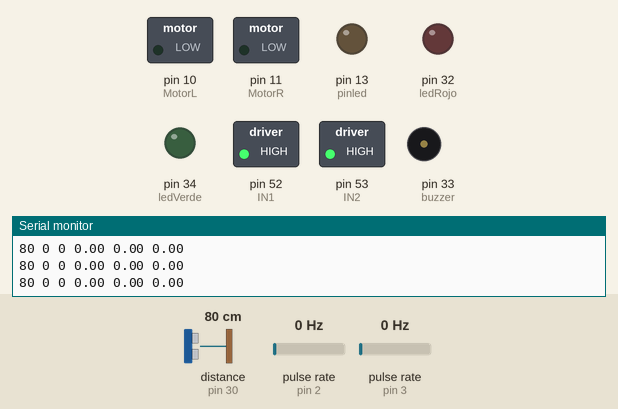
Recording of a sketch running on a simulated Arduino Mega 2560, built with avr-gcc and run on an emulated ATmega2560. Parts: switched loads named in the sketch (green lamp = pin HIGH), output pins drawn as LEDs (lit = HIGH), buzzer (waves = sounding, pin HIGH), the last lines printed to the serial monitor. Wiring (inferred from the names in the program): ultrasonic range finder: trigger pin 31; echo pin 30; 2 × pulse sensor: data pin 2 / data pin 3. The inputs (shaded band) are chosen by the test bench; at power-on: distance to the obstacle (sensor on pin 30) 80 cm, pulse rate (sensors on pin 2, pin 3) 0 Hz. The echo pulse lasts 58.3 µs per cm; pins used as bus, display or sensor lines are not drawn.

Above: at 1.2 s.
1.3 s: distance to the obstacle (sensor on pin 30) set to 120 cm
4.3 s: pulse rate (sensor on pin 2) set to 150 Hz
7.3 s: pulse rate (sensor on pin 3) set to 19 Hz
10.3 s: pulse rate (sensor on pin 3) set to 24 Hz
At 12.2 s:
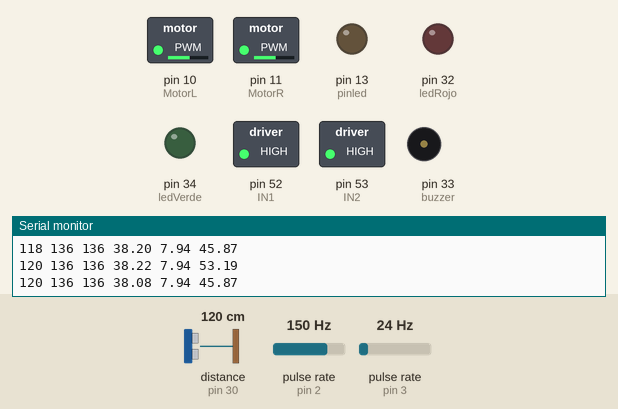
13.3 s: pulse rate (sensor on pin 2) set to 50 Hz
At 14.9 s:
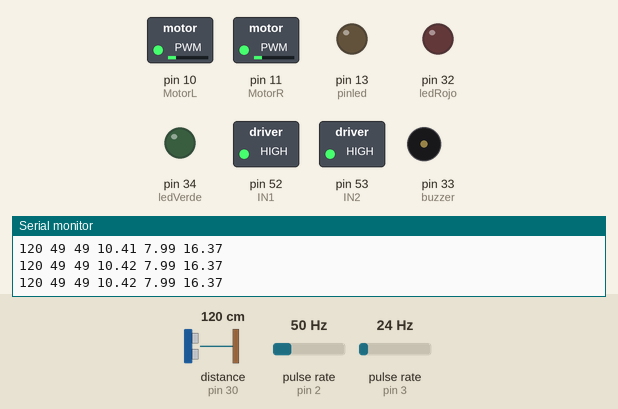
16.3 s: pulse rate (sensor on pin 2) set to 196 Hz
At 17.66 s:
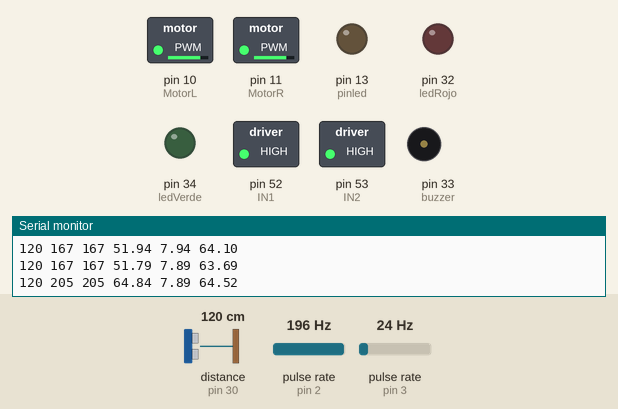
Timing chart, 0 to 20.3 s (numbered marks = the images above; inputs shaded):
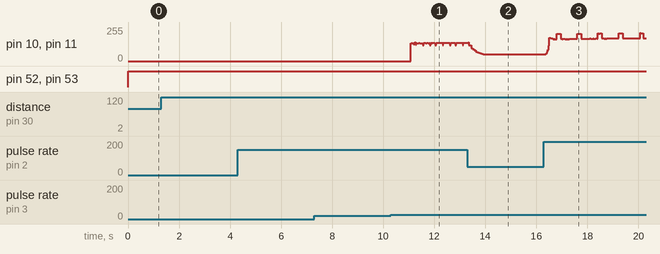

Measured:
- the behaviour switches between 21 and 22 Hz on pulse rate (sensor on pin 3) (found by bisection; images 0 and 1)

The sketch:

main.ino
```cpp
int N = 20;                                              // nùmero de ranuras del encoder
float diametro = 6.8;                                    // diametro de la llanta cm
int contadorTicks = 3;                                  // nùmero de ticks para calculo de velocidad
int tam = 10;                                       // tamaño del vector del calculo de promedio, se debe descomentar la linea que se vaya a usar
int IN1 = 52;
int IN2 = 53;
float errorP = 0;
float errorI = 0;
float errorD = 0;
float errorL = 0;                                  // error variables
float Kp = 0.5;                                          // Contante proporcional control
int PWMr = 0;                                           // PWM de la llanta derecha (señal de control llanta derecha)
int PWMl = 0;                                           // PWM de la llanta izquierda (señal de control llanta izquierda)
double Ki = 0.00002;
double Kd = 0.1;
int PWMmax=255;                                          // PWM màximo
int PWMmin=0;                                           // PWM mìnimo
float Ve=1;
int MotorL=10;
int MotorR=11;
int T;
volatile unsigned muestreoActual = 0;                     // variables para definiciòn del tiempo de muestreo
volatile unsigned muestreoAnterior = 0;
volatile unsigned deltaMuestreo = 0;
volatile unsigned CT = 0;
volatile unsigned ET = 0;
volatile unsigned PT = 0;
int k = 10;
///------------------------------- Variables del robot  ---------------------------------------------

float longitud = 13.4;                                   // longitud del robot entre llantas
float V = 0;                                             // Velocidad lineal del carro
float PID = 0;                                             // Velocidad Angular del carro

///------------------------------- Variables de motor derecho---------------------------------------------


volatile unsigned muestreoActualInterrupcionR = 0;        // variables para definiciòn del tiempo de interrupciòn y calculo de la velocidad motor derecho
volatile unsigned muestreoAnteriorInterrupcionR = 0;
double deltaMuestreoInterrupcionR = 0;

int encoderR = 3;   // pin de conexiòn del encoder derecho
int llantaR = 900;      // pin de conexiòn de llanta derecha   (pin de PWM)

double frecuenciaR = 0;                                  // frecuencia de interrupciòn llanta R
double Wr = 0;                                           // Velocidad angular R
double Vr = 0;                                           // velocidad Lineal
int CR = 0;                                             // contador ticks
float vectorR[] = {0, 0, 0, 0, 0, 0, 0, 0, 0, 0};    // vector de almacenamiento de datos para promedio del tiempo de interrupciones

float Rdistancia = 0;                                    // distancia recorrida llanta derecha
int Rtick = 0;                                           // ticks del encoder derecho
int RtickAnt = 0;                                        // ticks del encoder derecho anteriores
int deltaRtick = 0;                                      // diferencia del encoder derecho

//------------------------------  Variables de motor Izquierdo ------------------------------------------------

volatile unsigned muestreoActualInterrupcionL = 0;        // variables para definiciòn del tiempo de interrupciòn y calculo de la velocidad motor Izquierdo
volatile unsigned muestreoAnteriorInterrupcionL = 0;
double deltaMuestreoInterrupcionL = 0;

int encoderL = 2;   // pin de conexiòn del encoder Izquierdo
int llantaL = 900;      // pin de conexiòn de llanta Izquierda   (pin de PWM)

double frecuenciaL = 0;                                  // frecuencia de interrupciòn llanta Izquierda
double Wl = 0;                                           // Velocidad angular L
double Vl = 0;                                           // velocidad Lineal
int CL = 0;                                              // contador Ticks
float vectorL[] = {0, 0, 0, 0, 0, 0, 0, 0, 0, 0};    // vector de almacenamiento de datos para promedio del tiempo de interrupciones

float Ldistancia = 0;                                    // distancia recorrida llanta izquierda
int Ltick = 0;                                           // ticks del encoder izquierdo
int LtickAnt = 0;                                        // ticks del encoder izquier anteriores
int deltaLtick = 0;                                      // diferencia del encoder izquierdo


//-------------------------------- Variables del ultrasonico -------------------------------------------------
const int pinecho = 30;
const int pintrigger = 31;
unsigned int tiempo, distancia; //32, 33, 34
const int ledRojo = 32;
const int buzzer = 33;
const int ledVerde = 34;
//------------------------------- Variables del bluetooth --------------------------------------------------
#include <SoftwareSerial.h>   // Incluimos la librería  SoftwareSerial
SoftwareSerial BT(0,1);    // Definimos los pines RX y TX del Arduino conectados al Bluetooth
const int pinled = 13;
char doi;

void setup() {
  BT.begin(9600);       // Inicializamos el puerto serie BT que hemos creado
  attachInterrupt(digitalPinToInterrupt(encoderR),REncoder,FALLING);                // linea para añadir una interrupciòn a un PIN
  attachInterrupt(digitalPinToInterrupt(encoderL),LEncoder,FALLING);                // linea para añadir una interrupciòn a un PIN
  Serial.begin(9600);                                                               // inicio de la comunicaciòn serial
 // pinMode(llantaR, OUTPUT);
 // pinMode(llantaL, OUTPUT);
 // pinMode(VeL, OUTPUT);
 // pinMode(VeR, OUTPUT);
  pinMode(pinled, OUTPUT);
  pinMode(IN1, OUTPUT);
  pinMode(IN2, OUTPUT);
  pinMode(pinecho, INPUT);
  pinMode(pintrigger, OUTPUT);
  pinMode(ledRojo, OUTPUT);
  pinMode(buzzer, OUTPUT);
  pinMode(ledVerde, OUTPUT);
  attachInterrupt(digitalPinToInterrupt(encoderR),REncoder,FALLING);                // linea para añadir una interrupciòn a un PIN
  attachInterrupt(digitalPinToInterrupt(encoderL),LEncoder,FALLING);                // linea para añadir una interrupciòn a un PIN
  Serial.begin(9600);
  pinMode(MotorR, OUTPUT);
  pinMode(MotorL, OUTPUT);
}

void REncoder() {                                                                                    // funciòn de interrupciòn del enconder llanta derecha
      Rtick++;
      CR++;

      if (CR == contadorTicks){
          float media = 0;
          deltaMuestreoInterrupcionR = muestreoActualInterrupcionR -  muestreoAnteriorInterrupcionR;     // diferencia tiempos de interruciones de ticks del motor

           for(int i=0;i < tam-1;i++){                                                                    // relleno del vector para calculo posterior del promedio
              vectorR[i]=vectorR[i+1];
            }
           vectorR[tam-1]=deltaMuestreoInterrupcionR ;                                                     // ùltimo dato del vector

           for(int i=0;i<tam;i++){                                                                        // Càlculo de la media del vector
              media = vectorR[i]+ media;
            }
            media = media/tam;
            deltaMuestreoInterrupcionR = media;                                                            // se reemplaza por el valor de su medìa.

            frecuenciaR = (1000)/ deltaMuestreoInterrupcionR;                                       // frecuencia de interrupciòn

          muestreoAnteriorInterrupcionR = muestreoActualInterrupcionR;                                   // se actualiza el tiempo de interrupciòn anterior
          CR = 0;                       //Reinicio de contador
      }
 }

void LEncoder() {                                                                                       // funciòn de interrupciòn del enconder llanta izquierda
      Ltick++;                                                                                           // Nùmero de ticks llanta izquierda
      CL++;                                                                                             // incremento del contador de ticks
      if (CL == contadorTicks){                                                                         // si el contador de ticks alcanza el valor de ticks
          float media = 0;                                                                              // variable creada para cálculo del promedio
          deltaMuestreoInterrupcionL = muestreoActualInterrupcionL -  muestreoAnteriorInterrupcionL;     // diferencia tiempos de interruciones de ticks del motor
          for(int i=0;i < tam-1;i++){                                                                    // relleno del vector para calculo posterior del promedio
              vectorL[i]=vectorL[i+1];
          }
          vectorL[tam-1]=deltaMuestreoInterrupcionL;                                                     // último dato del vector (medida actual)

          for(int i=0;i<tam;i++){                                                                        // Suma de los valores del vector
              media = vectorL[i]+ media;
          }
          media = media/tam;                                                                             //división por el total de datos del vector
          deltaMuestreoInterrupcionL = media;                                                            // se reemplaza por el valor de su medío.
          frecuenciaL = (1000)/ deltaMuestreoInterrupcionL;                                              // frecuencia de interrupciòn
          muestreoAnteriorInterrupcionL = muestreoActualInterrupcionL;                                   // se actualiza el tiempo de interrupciòn anterior
          CL = 0;                                                                                        // Reinicio de contador de ticks
       }
 }


void ultrasonico() {
    // ENVIAR PULSO DE DISPARO EN EL PIN "TRIGGER"
  digitalWrite(pintrigger, LOW);
  delayMicroseconds(2);
  digitalWrite(pintrigger, HIGH);
  // EL PULSO DURA AL MENOS 10 uS EN ESTADO ALTO
  delayMicroseconds(10);
  digitalWrite(pintrigger, LOW);

  // MEDIR EL TIEMPO EN ESTADO ALTO DEL PIN "ECHO" EL PULSO ES PROPORCIONAL A LA DISTANCIA MEDIDA
  tiempo = pulseIn(pinecho, HIGH);

  // LA VELOCIDAD DEL SONIDO ES DE 340 M/S O 29 MICROSEGUNDOS POR CENTIMETRO
  // DIVIDIMOS EL TIEMPO DEL PULSO ENTRE 58, TIEMPO QUE TARDA RECORRER IDA Y VUELTA UN CENTIMETRO LA ONDA SONORA
  distancia = tiempo / 58;
}

void loop() {
    muestreoActualInterrupcionR = millis();                     // se asigna el tiempo de ejecuciòn a el muestreo actual
    muestreoActualInterrupcionL = millis();                     // se asigna el tiempo de ejecuciòn a el muestreo actual
    CT = millis();
    ET = CT - PT;

    ultrasonico();

    Serial.print(distancia);                                         // se muestra el tiempo entre TIC y TIC
    Serial.print(" ");                                         // se muestra el tiempo entre TIC y TIC
    Serial.print(llantaL);
        Serial.print(" ");
    Serial.print(llantaR);
        Serial.print(" ");
    Serial.print(PID);

       Serial.print(" ");
    Serial.print(frecuenciaR);
        Serial.print(" ");
    Serial.println(frecuenciaL);


     //Serial.print("Distancia: ");
     //Serial.print(distancia);
     //Serial.println(" cm");// se muestra el tiempo entre TIC y TIC

     digitalWrite(IN1,HIGH);
     digitalWrite(IN2,HIGH);
    muestreoActual = millis();                                                                           //Tiempo actual de muestreo

        deltaMuestreoInterrupcionR = muestreoActualInterrupcionR -  muestreoAnteriorInterrupcionR;       // diferencia tiempos de interruciones de ticks del motor
        deltaMuestreoInterrupcionL = muestreoActualInterrupcionL -  muestreoAnteriorInterrupcionL;       // diferencia tiempos de interruciones de ticks del motor
          analogWrite(MotorL,llantaL);
          analogWrite(MotorR,llantaR);
        if(frecuenciaR < 7 || frecuenciaL < 7){                                              // Esta es la forma de definir cuando el motor se encuentra quieto. Si deltaMuestreoInterrupcionR es mayor a 40 milisegundos por el preescalado de ticks
          llantaR = 0;
          V=0;


    llantaL = 0;
    Ve = 0;   // 40 mS es el tiempo que màximo se tarda un tick a la menor velocidad del motor
    if(BT.available()){
          doi = (char)BT.read();
          if(doi == 'S'){
              Serial.println(distancia);
              delay(20);
          }
  }
        }else {
        if (distancia > 50 && distancia<101) { // Ciclo al 75% y se enciende un led
    digitalWrite(ledRojo, HIGH);
    digitalWrite(buzzer, LOW);
    digitalWrite(ledVerde, LOW);
    analogWrite(MotorL,llantaR);                                     // PWM de la llanta derecha
    analogWrite(MotorR,llantaL);                                     // PWM de la llanta izquierda
    Ve=1;
  }
  else if(distancia<51 && distancia>25){ //Ciclo al 50% y se enciende el buzzer
    digitalWrite(ledRojo, LOW);
    digitalWrite(buzzer, HIGH);
    digitalWrite(ledVerde, LOW);
    analogWrite(MotorR,llantaR);                                     // PWM de la llanta derecha
    analogWrite(MotorL,llantaL);                                     // PWM de la llanta izquierda
    Ve=0.75;
    }
  else if(distancia<26 && distancia>4){ // Ciclo al 0%
    digitalWrite(ledRojo, LOW);
    digitalWrite(buzzer, LOW);
    digitalWrite(ledVerde, HIGH);
    //analogWrite(llantaR,0);                                     // PWM de la llanta derecha
    //analogWrite(llantaL,0);                                     // PWM de la llanta izquierda
    analogWrite(MotorL, 0);
    analogWrite(MotorR, 0);
    Ve=0;
    }
  else {
    digitalWrite(30, LOW);
    digitalWrite(31, LOW);
    digitalWrite(32, LOW);
    analogWrite(MotorR,llantaR);                                     // PWM de la llanta derecha
    analogWrite(MotorL,llantaL);                                     // PWM de la llanta izquierda
    Ve=1;
  }


    Wr = contadorTicks*((2*3.141516)/N)*frecuenciaR;                                                     // frecuencia angular Rad/s
    Vr= Wr*(diametro/2)*Ve;                                                                                 // velocidad lineal cm/s
    Wl = contadorTicks*((2*3.141516)/N)*frecuenciaL;                                                     // frecuencia angular Rad/s
    Vl= Wl*(diametro/2)*Ve;                                                                                 // velocidad lineal cm/s

     V=(Vr+Vl)/2;                                                                                        // calculo de la velocidad del robot
     //V=40;                                                                                             // velocidad constante para alcanzar el àngulo
                                                                                    // error angular Angulo deseado menos el angulo del robot

if(Vr < Vl){

    errorP = V - Vr;

}
else if(Vr > Vl){

   errorP = V - Vl;

}
     errorI += errorP;
     errorD = (errorP - errorL);

        PID = errorP * Kp + errorI * Ki*ET + (errorP - errorD) * Kd/ET;

     errorL = errorP;
                                                                // Càlculo de la velocidad angular con las variables de control
        llantaR = (V + (PID));                                                                       // Señal de control PWM llanta derecha
        llantaL = (V + (PID));                                                                       // Señal de control PWM llanta izquierda

  PT = CT;

       if(llantaR > PWMmax){
           llantaR = PWMmax;
        }
        if(llantaR < PWMmin){
          llantaR = PWMmin;
        }
        if(llantaL > PWMmax){
           llantaL = PWMmax;
        }
        if(llantaL < PWMmin){
           llantaL = PWMmin;
        }

  if(BT.available()){
          doi = (char)BT.read();
          if(doi == 'S'){
              Serial.println(distancia);
              delay(20);
          }
  }

}
 }
```
